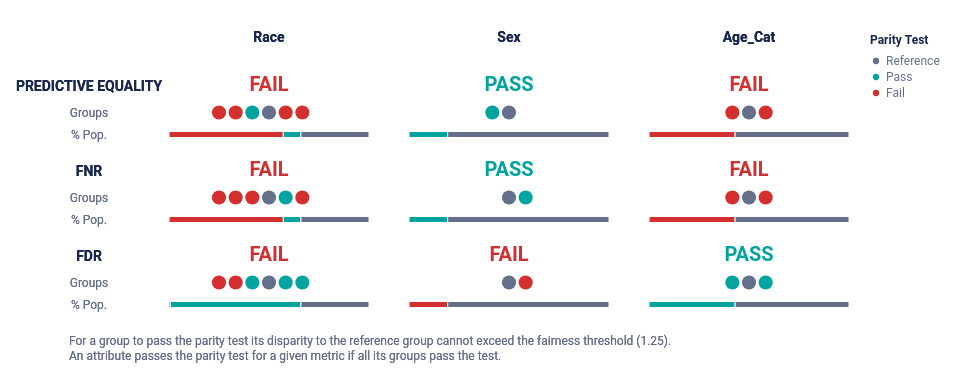

Notebook cell for this chart:
### Markdown cell above
**FPR** is tagged as **PREDICTIVE EQUALITY** in the plot below.

### Code cell
auditd.summary_plot(metrics=metrics, fairness_threshold=disparity_tolerance)
